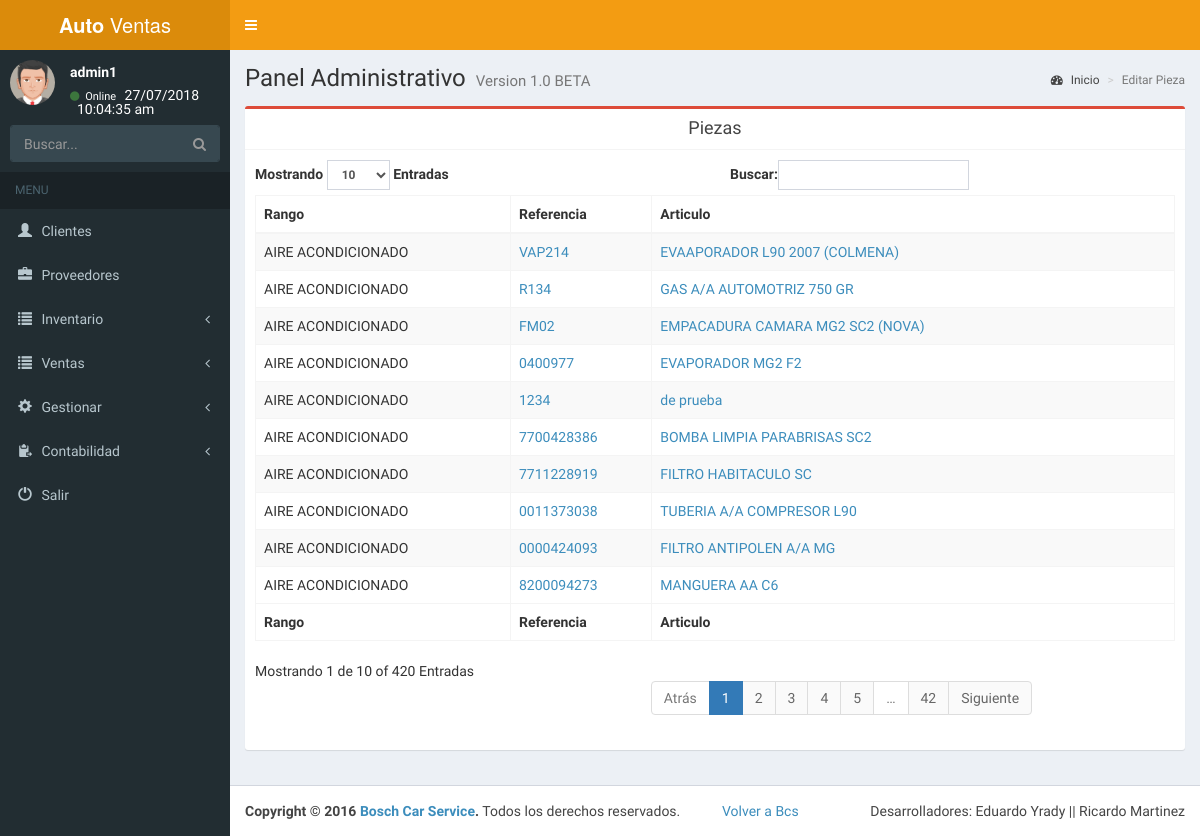
Screenshot of /admin/ver_pieza.php (signed in) with the database file from the repository.
### tables this page shows
CREATE TABLE `rango` (
  `id_rango` int(11) NOT NULL,
  `nombre` varchar(60) NOT NULL,
  `habilitado` int(11) NOT NULL
);

CREATE TABLE `pieza` (
  `id_pieza` int(11) NOT NULL,
  `id_rango` int(11) NOT NULL,
  `nombre` varchar(300) NOT NULL,
  `campo_carro` int(11) NOT NULL,
  `codigo_pieza` varchar(30) NOT NULL,
  `habilitado` int(11) NOT NULL
);

### admin/conexion.php (called while the page is built, shortened)
<?php session_start();
function cons($var){
$ret= mysqli_query($_SESSION['conexion_database'],$var) or die(mysqli_error($_SESSION['conexion_database']));
return $ret;
}
?>

### admin/ver_pieza.php (the view, shortened to what this page needs)
<?php include("menu.php");
?>
  <link rel="stylesheet" href="plugins/daterangepicker/daterangepicker.css">
  <div class="content-wrapper">
    <section class="content-header">
      <h1>
        Panel Administrativo
        <small>Version 1.0 BETA</small>
      </h1>
      <ol class="breadcrumb">
        <li><a href="index.php"><i class="fa fa-dashboard"></i> Inicio</a></li>
        <li class="active">Editar Pieza</li>
      </ol>
    </section>
    <section class="content">
<?php
if(isset($_SESSION['ingreso'])){
?>
<?php
      $consulta2=("SELECT * FROM pieza WHERE habilitado=0");
      $s2=cons($consulta2);
      if(mysqli_num_rows($s2)<=0){
      echo alerta("Error en consulta 1");
      }else{
        echo '<div class="box box-danger">
            <div class="box-header with-border text-center">
              <h3 class="box-title">Piezas</h3>
            </div>
            <div class="box-body">
              <table id="example1" class="table table-bordered table-striped">
                <thead>
                <tr>
                  <th>Rango</th>
                  <th>Referencia</th>
                  <th>Articulo</th>
                </tr>
                </thead>
                <tbody id="prep">
               ';
      while($row2=mysqli_fetch_array($s2)){
        $id_rango=$row2['id_rango'];
        $referencia=$row2['codigo_pieza'];
        $nombre_pieza=$row2['nombre'];
		    $id_pieza=$row2['id_pieza'];
      $consulta3=("SELECT * FROM rango WHERE id_rango='$id_rango' AND habilitado=0");
      $s3=cons($consulta3);
      if(mysqli_num_rows($s3)<=0){
      echo alerta("Error en consulta 2");
      }else{
      while($row3=mysqli_fetch_array($s3)){
        $nombre_rango=$row3['nombre'];
        echo '<tr>
        <td>'.$nombre_rango.'</td>
        <td><a href="edit_pieza.php?id='.$id_pieza.'">'.$referencia.'</a></td>
        <td><a href="edit_pieza.php?id='.$id_pieza.'">'.$nombre_pieza.'</a></td>
        </tr>';
      }
        }
      }
    }
   echo ' </tbody>
                <tfoot>
                <tr>
                 <th>Rango</th>
                  <th>Referencia</th>
                  <th>Articulo</th>
                </tr>
                </tfoot>
              </table>
            </div>
          </div>';
}
include("footer.php");
?>

### rows the page displays
pieza: codigo_pieza "VAP214", nombre "EVAAPORADOR L90 2007 (COLMENA)"
rango: nombre "AIRE ACONDICIONADO"
pieza: codigo_pieza "R134", nombre "GAS A/A AUTOMOTRIZ 750 GR"
pieza: codigo_pieza "FM02", nombre "EMPACADURA CAMARA MG2 SC2 (NOVA)"
pieza: codigo_pieza "0400977", nombre "EVAPORADOR MG2 F2"
pieza: codigo_pieza "1234", nombre "de prueba"
pieza: codigo_pieza "7700428386", nombre "BOMBA LIMPIA PARABRISAS SC2"
pieza: codigo_pieza "7711228919", nombre "FILTRO HABITACULO SC"
pieza: codigo_pieza "0011373038", nombre "TUBERIA A/A COMPRESOR L90"
pieza: codigo_pieza "0000424093", nombre "FILTRO ANTIPOLEN A/A MG"
pieza: codigo_pieza "8200094273", nombre "MANGUERA AA C6"

### other values shown
$_SESSION['nombre'] "admin1"
